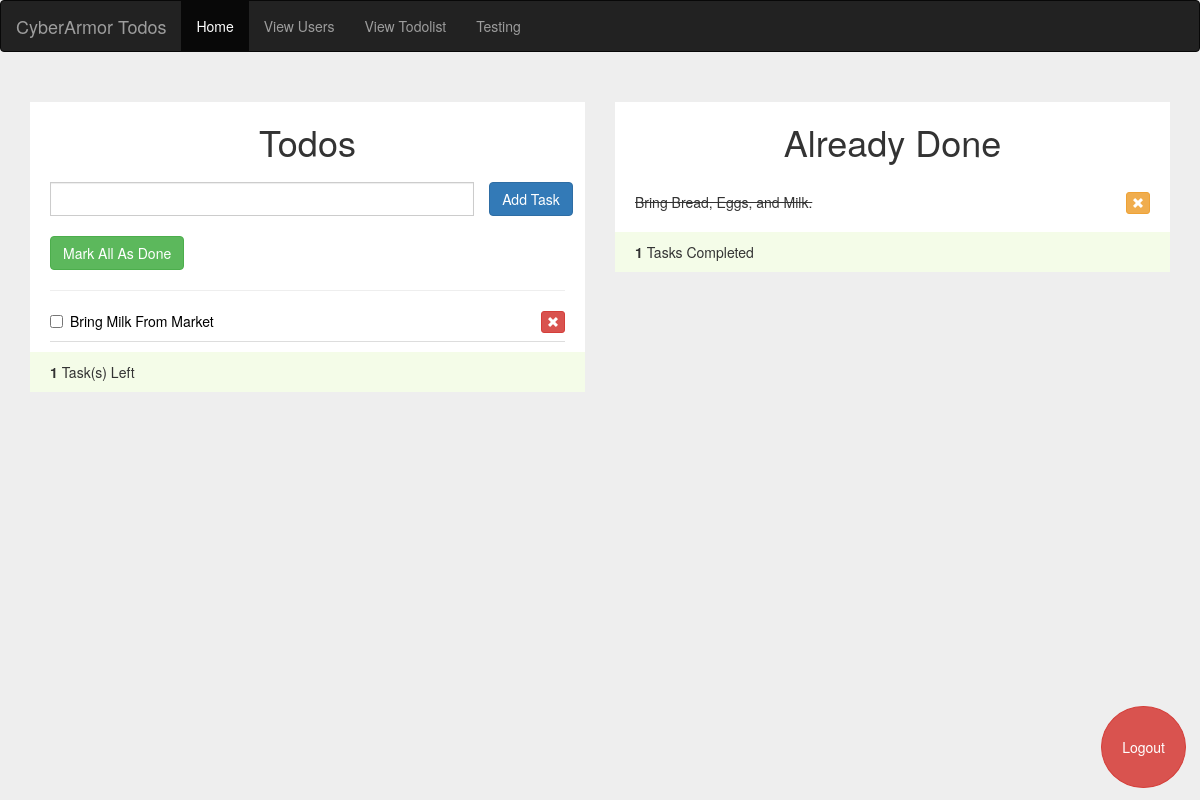
Page / (signed in) on the earlier database version.
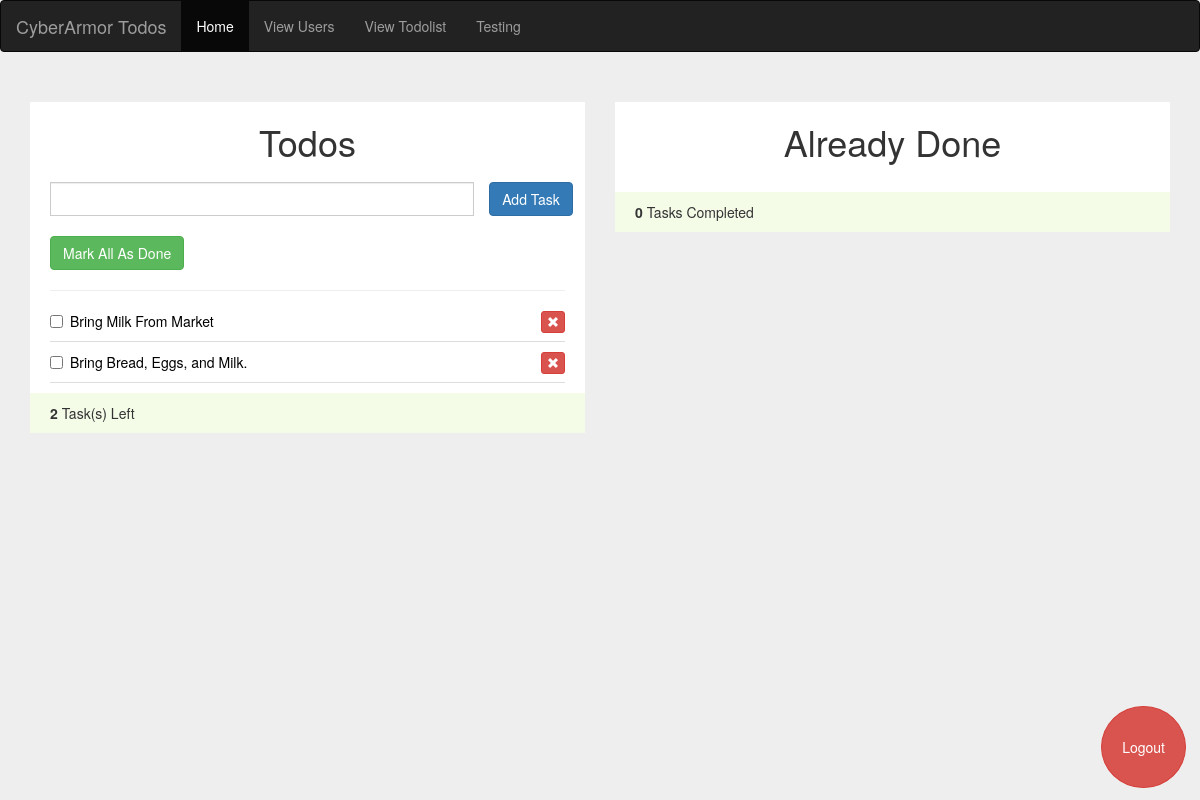
Same page on the later database version.
### todos/models.py (models this page shows, shortened)
class workList(models.Model):
	id      = models.AutoField(primary_key=True)
	user_id = models.IntegerField(null=False)
	task    = models.CharField(null=False, max_length=150)
	date    = models.DateTimeField(auto_now_add=True)
	is_done = models.BooleanField(default=False)

### todos/views.py (the view)
# urls.py: 2. Add a URL to urlpatterns:  path('', views.home, name='home')
@login_required(login_url='login')
def home(request):
	workForm = workListForm()
	current_userID = request.user.id
	works 	 = workList.objects.filter(user_id=current_userID)
	is_done  = workList.objects.filter(user_id=current_userID).filter(is_done=True).count()
	not_done = workList.objects.filter(user_id=current_userID).filter(is_done=False).count()
	context = {'works': works, 'not_done': not_done, 'is_done': is_done, 'workForm': workForm}
	return render(request, 'todos/index.html', context)

### todos/forms.py
class workListForm(forms.ModelForm):
	class Meta:
		model  = workList
		fields = {'task': '',}
		labels = {'task': '',}

### templates/todos/index.html (shortened to what this page needs)
{% extends 'todos/base.html' %}
{% block content %}
{% include 'todos/navbar.html' %}
<div class="container">
    <div class="row">
        <div class="col-md-6">
            <div class="todolist not-done">
             <h1>Todos</h1>
             <form action="{% url 'addTask' %}" method="POST">
                 <div class="row">
                    <div class="col-md-10">
                        {{ workForm.as_p }}
                    </div>
                        <div class="">
                            <input type="submit" class="btn btn-xl btn-primary" value="Add Task">
                        </div>
                    </div>
             </form>
                    <a id="checkAll" class="text-light btn btn-success" href="{% url 'makeAllAsDone' %}"> Mark All As Done</a>
                    <hr>
                    <ul id="sortable" class="list-unstyled">
                    {% for task in works %}
                    {% if task.is_done is False %}
                    <li class="ui-state-default">
                        <div class="checkbox">
                            <label class="popover-dismiss" data-container="body" data-toggle="popover" data-placement="right" data-content="Created On: {{ task.date|date:'M d, Y,' }} {{ task.date|time:'g:i A' }}">
                                <a href="{% url 'markDone' task.id %}">
                                    <input type="checkbox" value="" />{{ task.task }}</label>
                                <a class="remove-item btn btn-danger btn-xs pull-right" href="{% url 'removeTask' task.id %}">
                                    <span class="glyphicon glyphicon-remove"></span>
                                </a>
                        </div>
                    </li>
                    {% endif %}
                    {% endfor %}
                </ul>
                <div class="todo-footer">
                    <strong>
                        <span class="count-todos">
                           {% if not_done %}
                                {{ not_done }}
                            {% else %}
                            0
                            {% endif %}
                        </span>
                    </strong>
                    Task(s) Left
                </div>
            </div>
        </div>
        <div class="col-md-6">
            <div class="todolist">
             <h1>Already Done</h1>
                <ul id="done-items" class="list-unstyled">
                        {% for task in works %}
                        {% if task.is_done %}
                        <li>
                            {{ task.task }}
                            <a class="remove-item btn btn-warning btn-xs pull-right" href="{% url 'markDone' task.id %}">
                                <span class="glyphicon glyphicon-remove"></span>
                            </a>
                        </li>
                        {% endif %}
                        {% endfor %}
                </ul>
                <div class="todo-footer">
                    <strong>
                        <span class="count-todos">
                           {% if is_done %}
                                {{ is_done }}
                            {% else %}
                            0
                            {% endif %}
                        </span>
                    </strong>
                    Tasks Completed
                </div>
            </div>
        </div>
    </div>
</div>
<div id="mybutton">
<a class="feedback btn btn-xl btn-danger" href="{% url 'logout' %}">Logout</a>
</div>
{% endblock %}

Differences in the rows shown:
changed workList "Bring Bread, Eggs, and Milk.": moves from the list under "Already Done" to the list under "Todos"
Other differences:
{{ not_done }}: "1" → "2"
{{ is_done }}: "1" → (not shown)
text now shown: "0"
